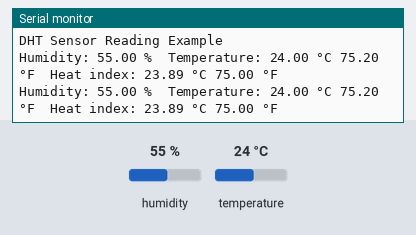
The sketch below on a simulated Arduino Uno, built with avr-gcc and run on an emulated ATmega328P. Parts: the last lines printed to the serial monitor. Inputs (shaded band) come from the test bench; at power-on: humidity 55 %, temperature 24 °C.

Above: at 4.8 s.
4.9 s: humidity set to 22 %
At 7.4 s:
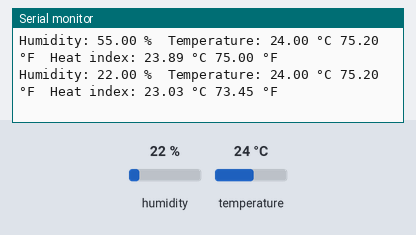
7.9 s: temperature set to 12 °C
At 9.3 s:
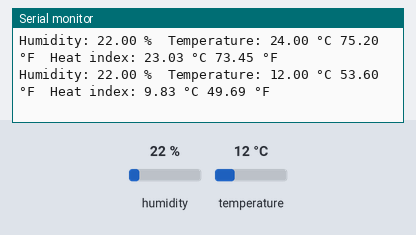
10.9 s: humidity set to 40 %
At 13.0 s:
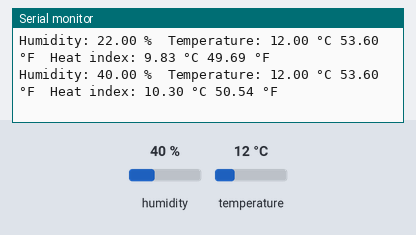
Timing chart, 0 to 14.5 s (numbered marks = the images above; inputs shaded):
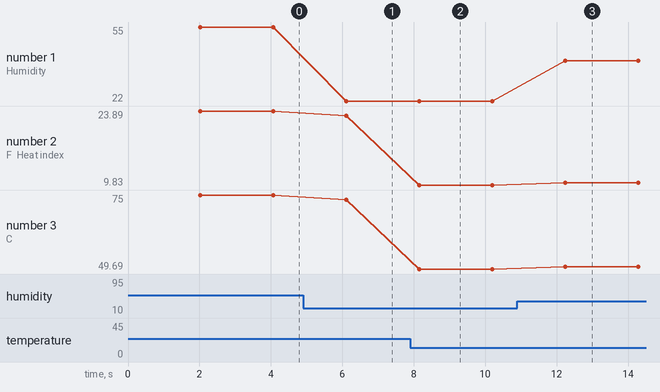

The sketch:

dht_sensor_for_temperature_humidity.ino
```cpp
#include "DHT.h"

// Define the sensor type: DHT11 or DHT22
#define DHTTYPE DHT11   // Change to DHT22 if using DHT22

// Define the pin where the sensor is connected
#define DHTPIN 2        // Connect sensor data pin to Arduino digital pin 2

// Initialize DHT sensor
DHT dht(DHTPIN, DHTTYPE);

void setup() {
Serial.begin(9600);
Serial.println("DHT Sensor Reading Example");

dht.begin();
}

void loop() {
// Wait a few seconds between measurements
delay(2000);

// Reading humidity and temperature
float h = dht.readHumidity();
float t = dht.readTemperature();     // Temperature in Celsius
float f = dht.readTemperature(true); // Temperature in Fahrenheit

// Check if readings failed
if (isnan(h) || isnan(t) || isnan(f)) {
Serial.println("Failed to read from DHT sensor!");
return;
}

// Compute heat index in Celsius and Fahrenheit
float hif = dht.computeHeatIndex(f, h);
float hic = dht.computeHeatIndex(t, h, false);

// Print results
Serial.print("Humidity: ");
Serial.print(h);
Serial.print(" %\t");

Serial.print("Temperature: ");
Serial.print(t);
Serial.print(" °C ");
Serial.print(f);
Serial.print(" °F\t");

Serial.print("Heat index: ");
Serial.print(hic);
Serial.print(" °C ");
Serial.print(hif);
Serial.println(" °F");
}
```

Measured:
- after the input at 4.9 s, the serial monitor: prints a new line after 1.2 s (image 1)
- after the input at 7.9 s, the serial monitor: prints a new line after 0.25 s (image 2)
- after the input at 10.9 s, the serial monitor: prints a new line after 1.3 s (image 3)
- plotted number 1: 55 → 22 after the input at 4.9 s, 22 → 40 after the input at 10.9 s
- plotted number 2: 23.89 → 23.03 after the input at 4.9 s, 23.03 → 9.83 after the input at 7.9 s, 9.83 → 10.3 after the input at 10.9 s
- plotted number 3: 75 → 73.45 after the input at 4.9 s, 73.45 → 49.69 after the input at 7.9 s, 49.69 → 50.54 after the input at 10.9 s
